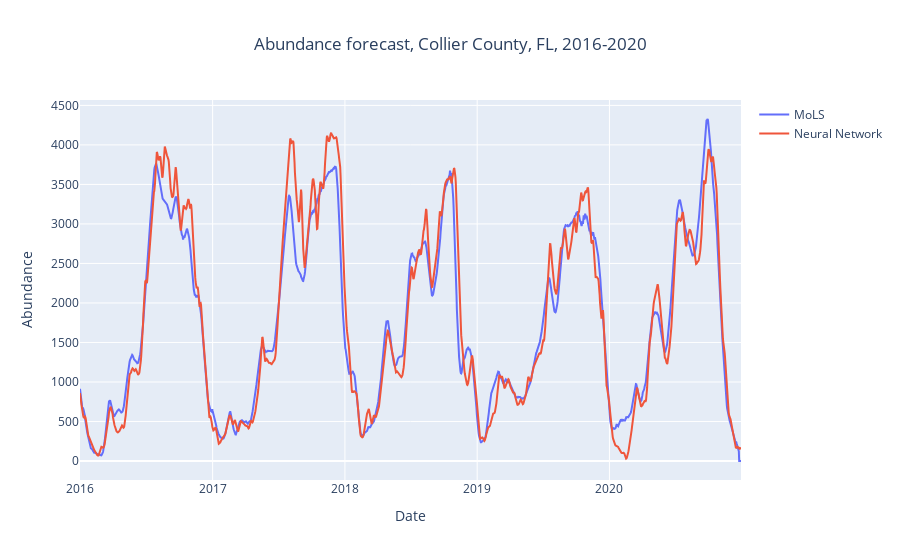

Notebook code for this chart:
### Markdown cell above
## Plot results using **Plotly**

Plotting abundance predictions from MoLS and the neural networks for Collier County, Florida, 2016-2020.

### Code cell
data_file="./results/test_set_predictions.csv"
data=pd.read_csv(data_file)
data=data[data.Location=='Collier,Florida']
data=data[data.Year>2015]


#set x-axis to be datetimes
x_data=np.arange(datetime(int(data.iloc[0,1]),int(data.iloc[0,2]),int(data.iloc[0,3])), 
                 datetime(int(data.iloc[-1,1]), int(data.iloc[-1,2]), int(data.iloc[-1,3])), 
                 timedelta(days=1)).astype(datetime)

trace = [go.Scatter(x=x_data,y=data["MoLS"],name="MoLS")]
trace.append(go.Scatter(x=x_data,y=data["Neural Network"],name="Neural Network"))
layout = go.Layout(title="Abundance forecast, Collier County, FL, 2016-2020", title_x=0.5, xaxis=dict(title="Date"),yaxis=dict(title="Abundance"))
fig=go.Figure(layout=layout, data=trace)
iplot(fig,filename='Collier_FL_2016_2020_forecast')

### Figure 1 — Plotly figure (JSON) as saved in the notebook; plotly's stock layout.template omitted (floating-point values rounded to 4 significant figures; data arrays with more than 128 entries replaced by an {"elided": "..."} marker saying what was removed)
{"data": [{"name": "MoLS", "type": "scatter", "x": {"elided": "1825 str values"}, "y": {"elided": "1825 float values"}}, {"name": "Neural Network", "type": "scatter", "x": {"elided": "1825 str values"}, "y": {"elided": "1825 float values"}}], "layout": {"autosize": true, "title": {"text": "Abundance forecast, Collier County, FL, 2016-2020", "x": 0.5}, "xaxis": {"autorange": true, "range": ["2016-01-01", "2020-12-29"], "title": {"text": "Date"}, "type": "date"}, "yaxis": {"autorange": true, "range": [-240.4, 4568.0], "title": {"text": "Abundance"}, "type": "linear"}}}
